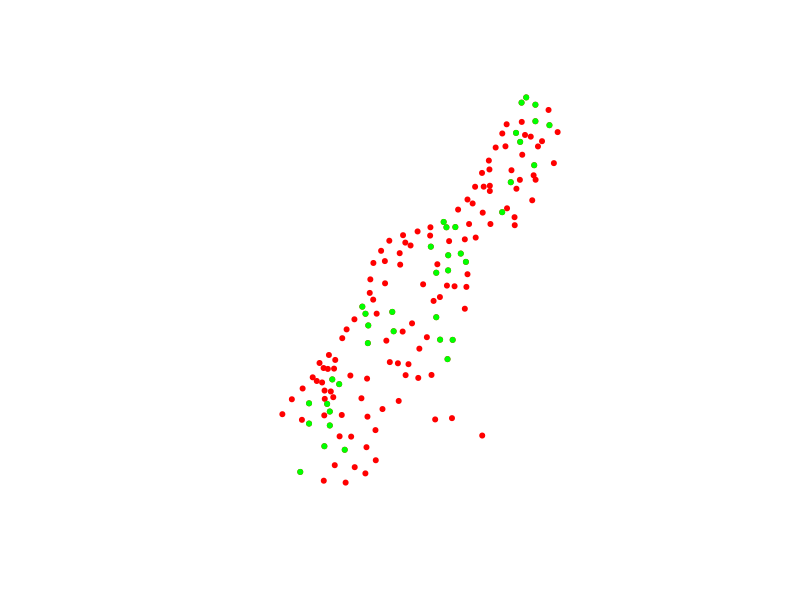

Write the R code that produced this figure.
## ---- chunk 1
library(sp)
data(meuse)
coordinates(meuse) = c("x", "y")
str(meuse)
## ---- chunk 2
meuseClean <- meuse[!is.na(meuse$landuse),]
meuseSub <- meuseClean[meuseClean$landuse == 'Ah',]
## ---- chunk 3
plot(meuse, pch = 20, col = 'red')
plot(meuseSub, pch = 20, col = 'green', add = TRUE)
